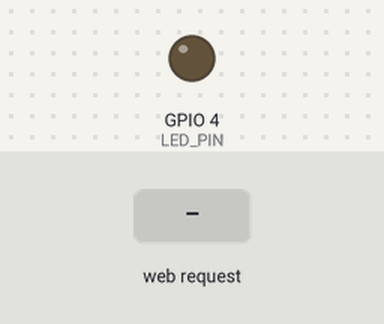
Bench run of a program on a simulated ESP32. Parts: output pins drawn as LEDs (lit = HIGH). The inputs (shaded band) are chosen by the test bench. What the program prints to the serial monitor is not drawn.

Above: at 2.7 s.
2.8 s: HTTP request GET /on received
At 3.2 s:
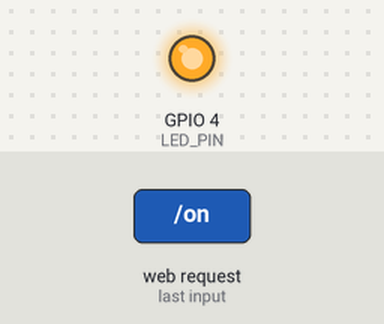
4.3 s: HTTP request GET /off received
At 5.5 s:
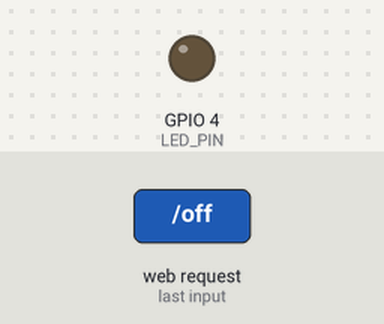
Timing chart, 0 to 7.3 s (numbered marks = the images above; inputs shaded):
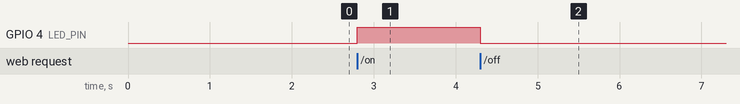

The program:

main.cpp
```cpp
#include <Arduino.h>
#include <esp32express.h>
#include <ArduinoJson.h>
#include <esp32/rom/ets_sys.h>

#define LED_PIN 4

// Wi-Fi
const char *ssid = "ssid";
const char *password = "password";
// Server
const uint16_t port = 3000;
const String url = "http://192.168.0.3";
Esp32express server(ssid, password, port, 20);
// Timers
unsigned long prevMillis = 0;

String get_json_data()
{
  JsonDocument data;
  uint32_t heap = esp_get_free_heap_size();
  String ip = server.deviceIP();

  data["ip"] = ip;
  data["heap"] = String(heap);

  String json;
  serializeJson(data, json);

  return json;
}

void setup()
{
  Serial.begin(115200);
  Serial.println();
  pinMode(LED_PIN, OUTPUT);

  server.connectWiFi();
  Serial.println("Program begun!");

  server.on("/ping", [](WebServer &webServer)
            {
              String payload = get_json_data();
              webServer.send(200, "application/json", payload);
                            Serial.println("SEND"); });

  server.on("/on", [](WebServer &webServer)
            {
              digitalWrite(LED_PIN, 1);
              String payload = get_json_data();
              webServer.send(200, "application/json", payload); });

  server.on("/off", [](WebServer &webServer)
            {
              digitalWrite(LED_PIN, 0);
              String payload = get_json_data();
              webServer.send(200, "application/json", payload); });
}

void loop()
{
  server.handleClient();

  unsigned long currMillis = millis();

  if (currMillis - prevMillis >= 3000)
  {
  }
}
```

Measured:
- after the input at 2.8 s, GPIO 4 (LED_PIN): LOW → HIGH at once
- after the input at 4.3 s, GPIO 4 (LED_PIN): HIGH → LOW at once
